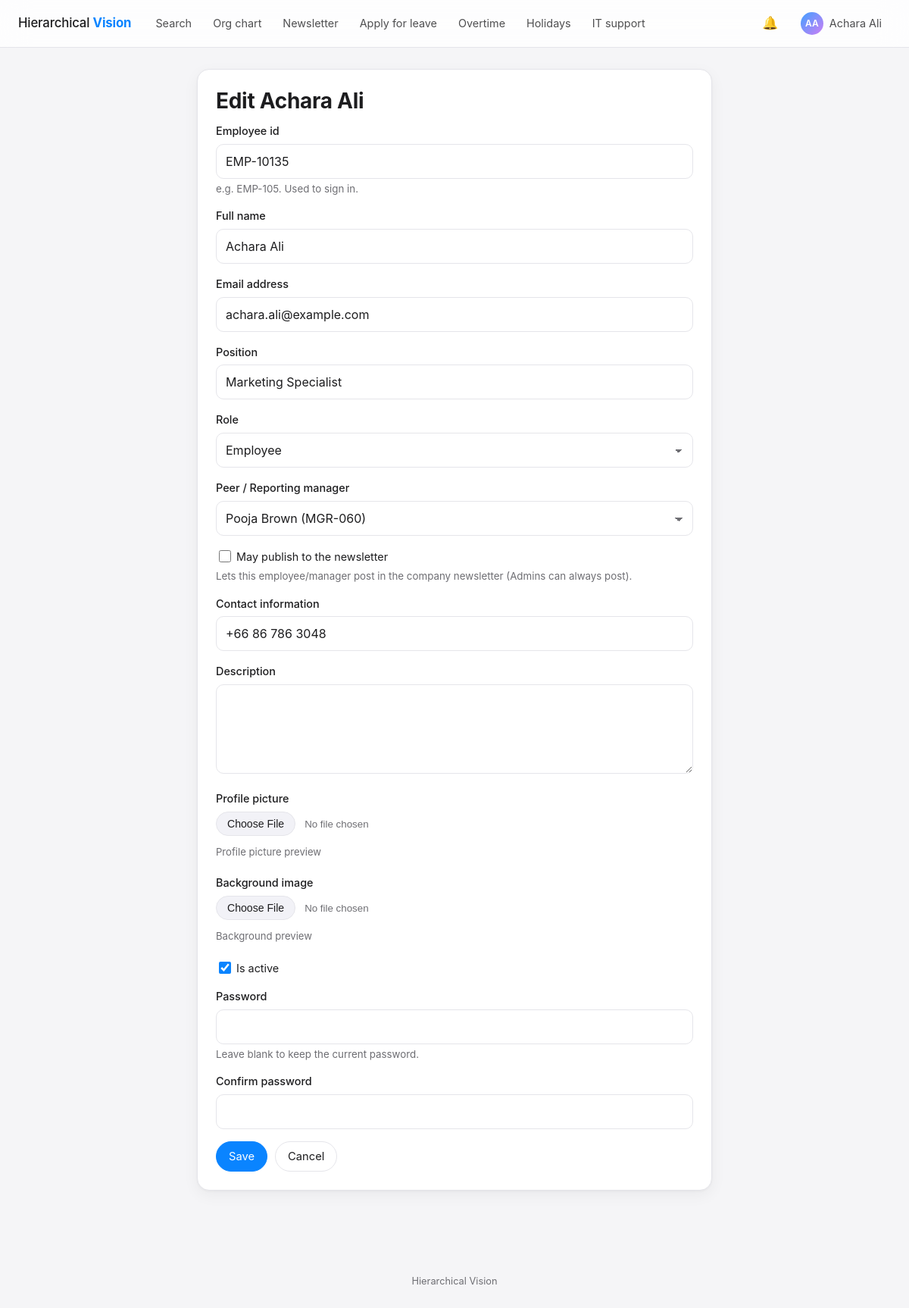
Screenshot of /manage/users/236/edit/ (signed in) with the database file from the repository.
### accounts/models.py (models this page shows, shortened)
class User(AbstractBaseUser, PermissionsMixin):
    employee_id = models.CharField(
        max_length=30, unique=True, validators=[employee_id_validator], help_text="e.g. EMP-105. Used to sign in."
    )
    email = models.EmailField("email address", unique=True)
    full_name = models.CharField(max_length=150)
    position = models.CharField(max_length=120, blank=True)
    role = models.CharField(max_length=10, choices=Role.choices, default=Role.EMPLOYEE, db_index=True)
    manager = models.ForeignKey(
        "self",
        null=True,
        blank=True,
        on_delete=models.SET_NULL,
        related_name="direct_reports",
        verbose_name="Peer / Reporting manager",
    )
    contact_info = models.CharField("contact information", max_length=255, blank=True)
    description = models.TextField(blank=True)
    profile_picture = models.ImageField(
        upload_to=profile_picture_path, blank=True, null=True, validators=[FileExtensionValidator(IMAGE_EXTENSIONS), validate_image_size, validate_image_dimensions, validate_image_content]
    )
    background_image = models.ImageField(
        upload_to=background_image_path, blank=True, null=True, validators=[FileExtensionValidator(IMAGE_EXTENSIONS), validate_image_size, validate_image_dimensions, validate_image_content]
    )
    newsletter_publisher = models.BooleanField(
        "may publish to the newsletter", default=False,
        help_text="Lets this employee/manager post in the company newsletter (Admins can always post).",
    )
    leave_dashboard = models.CharField(
        "leave & OT dashboard access", max_length=5, choices=DashboardAccess.choices, default=DashboardAccess.NONE,
        blank=True, help_text="Managers only: lets this manager open the daily leave & OT dashboard (set by Admins).",
    )
    is_active = models.BooleanField(default=True)
    is_staff = models.BooleanField(default=False, editable=False)
    date_joined = models.DateTimeField(auto_now_add=True)
    objects = UserManager()
    USERNAME_FIELD = "employee_id"
    EMAIL_FIELD = "email"
    REQUIRED_FIELDS = ["email", "full_name"]
    class Meta:
        ordering = ["full_name"]
    def __str__(self):
        return f"{self.full_name} ({self.employee_id})"
    @property
    def initials(self):
        parts = [p for p in self.full_name.split() if p]
        if not parts:
            return self.employee_id[:2].upper()
        return (parts[0][0] + (parts[-1][0] if len(parts) > 1 else "")).upper()
    @property
    def is_admin(self):
        return self.role == Role.ADMIN
    @property
    def is_manager_role(self):
        return self.role == Role.MANAGER
    @property
    def can_approve_leaves(self):
        return self.role in (Role.ADMIN, Role.MANAGER)
    @property
    def can_view_leave_dashboard(self):
        return self.is_admin or (self.is_manager_role and self.leave_dashboard in (DashboardAccess.TEAM, DashboardAccess.ALL))

### accounts/views.py (the view, shortened to what this page needs)
# urls.py: path("manage/users/<int:pk>/edit/", views.UserUpdateView.as_view(), name="user_edit"),
class UserUpdateView(AdminRequiredMixin, UpdateView):
    model = User
    form_class = UserAdminForm
    template_name = "accounts/user_form.html"
    success_url = reverse_lazy("accounts:user_list")

### accounts/mixins.py (called while the page is built)
    def dispatch(self, request, *args, **kwargs):
        if request.user.is_authenticated and not request.user.is_admin:
            raise PermissionDenied
        return super().dispatch(request, *args, **kwargs)

### notifications/context_processors.py (called while the page is built)
def unread_notifications(request):
    user = getattr(request, "user", None)
    if user is not None and user.is_authenticated:
        return {"unread_count": Notification.objects.filter(recipient=user, is_read=False).count()}
    return {}

### templates/accounts/user_form.html (shortened to what this page needs)
{% extends "base.html" %}
{% block content %}
<section class="card narrow">
  <h1>{% if creating %}Create user{% else %}Edit {{ object.full_name }}{% endif %}</h1>
  <form method="post" enctype="multipart/form-data">
    {% for field in form %}{% include "partials/_field.html" %}
    {% if field.name == "profile_picture" %}<div class="upload-preview"><p class="muted small">Profile picture preview</p></div>{% endif %}
    {% if field.name == "background_image" %}<div class="upload-preview"><p class="muted small">Background preview</p></div>{% endif %}
    {% endfor %}
    <div class="row-gap"><button class="btn btn-primary" type="submit">Save</button><a class="btn" href="{% url 'accounts:user_list' %}">Cancel</a></div>
  </form>
</section>
{% endblock %}

### templates/base.html (shortened to what this page needs)
{% load static %}<!DOCTYPE html>
<html lang="en">
<head>
  <link rel="stylesheet" href="{% static 'css/app.css' %}">
</head>
<body class="{% block body_class %}{% endblock %}">
<header class="topbar">
  <a class="brand" href="{% url 'accounts:home' %}">Hierarchical <b>Vision</b></a>
  {% with view=request.resolver_match.view_name %}
  <nav aria-label="Main">
    <a href="{% url 'accounts:home' %}" class="{% if view == 'accounts:home' or view == 'accounts:search' %}active{% endif %}">Search</a>
    <a href="{% url 'accounts:org_chart' %}" class="{% if view == 'accounts:org_chart' %}active{% endif %}">Org chart</a>
    <a href="{% url 'newsletter:list' %}" class="{% if 'newsletter:' in view %}active{% endif %}">Newsletter</a>
    {% if user.is_authenticated %}
    <a href="{% url 'leaves:apply' %}" class="{% if view == 'leaves:apply' %}active{% endif %}">Apply for leave</a>
    <a href="{% url 'leaves:overtime' %}" class="{% if 'leaves:overtime' in view %}active{% endif %}">Overtime</a>
    <a href="{% url 'leaves:holidays' %}" class="{% if view == 'leaves:holidays' %}active{% endif %}">Holidays</a>
    <a href="{% url 'support:create' %}" class="{% if view == 'support:create' %}active{% endif %}">IT support</a>
    {% endif %}
  </nav>
  {% endwith %}
  {% if user.is_authenticated %}
  <div class="topbar-right">
    <a class="icon-btn" href="{% url 'notifications:list' %}" title="Notifications" aria-label="Notifications">&#128276;{% if unread_count %}<span class="badge-count">{{ unread_count }}</span>{% endif %}</a>
    <details class="menu">
      <summary class="user-chip">{% include "partials/_avatar.html" with person=user size="sm" %}<span class="name">{{ user.full_name }}</span></summary>
    </details>
  </div>
  {% else %}
  <div class="topbar-right"><a class="btn btn-sm" href="{% url 'accounts:login' %}">Sign in</a></div>
  {% endif %}
</header>
{% block main %}
<main id="main" class="container{% block container_class %}{% endblock %}">
  {% block content %}{% endblock %}
</main>
<footer class="site-footer">Hierarchical Vision</footer>
{% endblock %}
</body>
</html>

### templates/partials/_avatar.html
{% if person.profile_picture %}<img class="avatar {{ size|default:'' }}" src="{{ person.profile_picture.url }}" alt="{{ person.full_name }}">{% else %}<span class="avatar avatar-initials {{ size|default:'' }}">{{ person.initials }}</span>{% endif %}

### templates/partials/_field.html (shortened to what this page needs)
<div class="field{% if field.errors %} has-error{% endif %}{% if field.field.widget.input_type == 'checkbox' %} field-check{% endif %}">
  {% if field.field.widget.input_type == 'checkbox' %}
    <label for="{{ field.id_for_label }}">{{ field }} {{ field.label }}</label>
  {% else %}
    <label for="{{ field.id_for_label }}">{{ field.label }}</label>
    {{ field }}
  {% endif %}
  {% if field.help_text %}<small>{{ field.help_text }}</small>{% endif %}
</div>

### rows the page displays
User: initials "AA", full_name "Achara Ali", form "EMP-10135" "Achara Ali" "achara.ali@example.com" "Marketing Specialist" "Employee" "Pooja Brown (MGR-060)" "+66 86 786 3048", form "☑"

### other values shown
{{ field.label }} "Employee id" "Full name" "Email address" "Position" "Role" "Peer / Reporting manager" "Contact information" "Description" "Profile picture" "Background image" "Password" "Confirm password"
{{ field.help_text }} "e.g. EMP-105. Used to sign in." "Lets this employee/manager post in the company newsletter (Admins can always post)." "Leave blank to keep the current password."
{{ field.label }} "May publish to the newsletter" "Is active"
